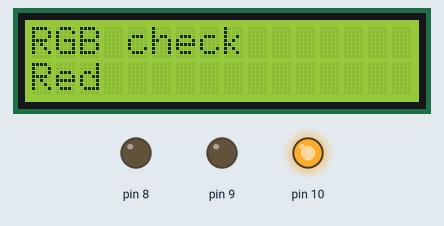
The sketch below on a simulated Arduino Uno, built with avr-gcc and run on an emulated ATmega328P. Shown: 16×2 character LCD, output pins drawn as LEDs (lit = HIGH).

Above: at 0.1 s.
At 0.6 s:
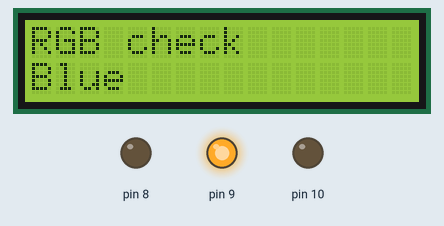
At 1.1 s:
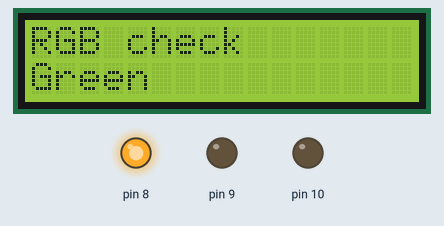
Timing chart, 0 to 130.0 s (numbered marks = the images above):
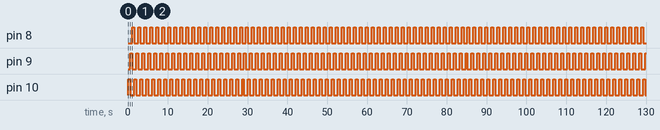

Measured:
- by itself, pin 8–10: alternates HIGH for 0.50 s and LOW for 1.0 s
- by itself, everything shown: repeats every 1.5 s, in 3 steps
- what the display in image 1 shows lasts 0.5 s, from 0.6 s to 1.1 s

The sketch:

RGB_LCD.ino
```cpp
#include <LiquidCrystal.h>

LiquidCrystal lcd(12, 11, 5, 4, 3, 2);

void setup() {
  pinMode(8, OUTPUT);
  pinMode(9, OUTPUT);
  pinMode(10, OUTPUT);

  lcd.begin(16, 2);
  lcd.print("RGB check");
}

void loop() {
  lcd.setCursor(0, 1);

  lcd.print("Red  ");
  digitalWrite(10, HIGH);
  digitalWrite(9, LOW);
  digitalWrite(8, LOW);

  delay(500);
  lcd.setCursor(0, 1);

  lcd.print("Blue ");
  digitalWrite(10, LOW);
  digitalWrite(9, HIGH);
  digitalWrite(8, LOW);

  delay(500);
  lcd.setCursor(0, 1);

  lcd.print("Green");
  digitalWrite(10, LOW);
  digitalWrite(9, LOW);
  digitalWrite(8, HIGH);

  delay(500);
}
```
